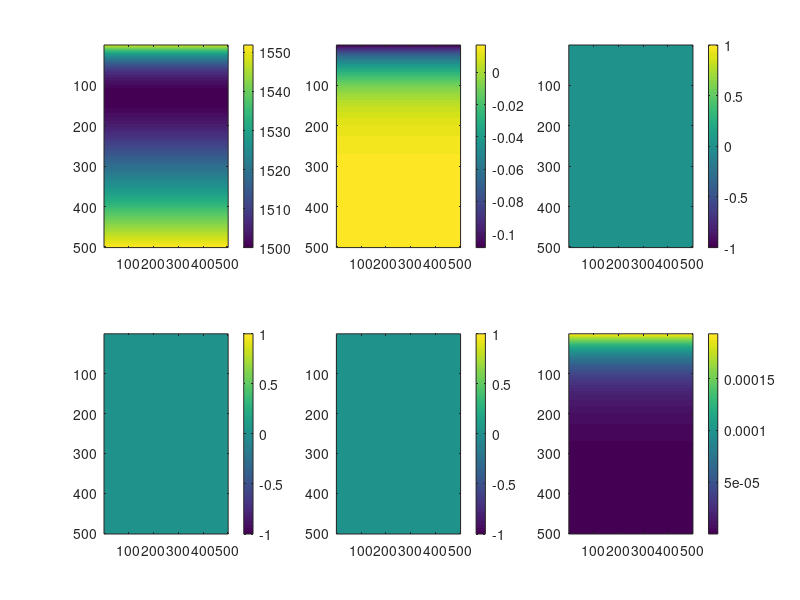
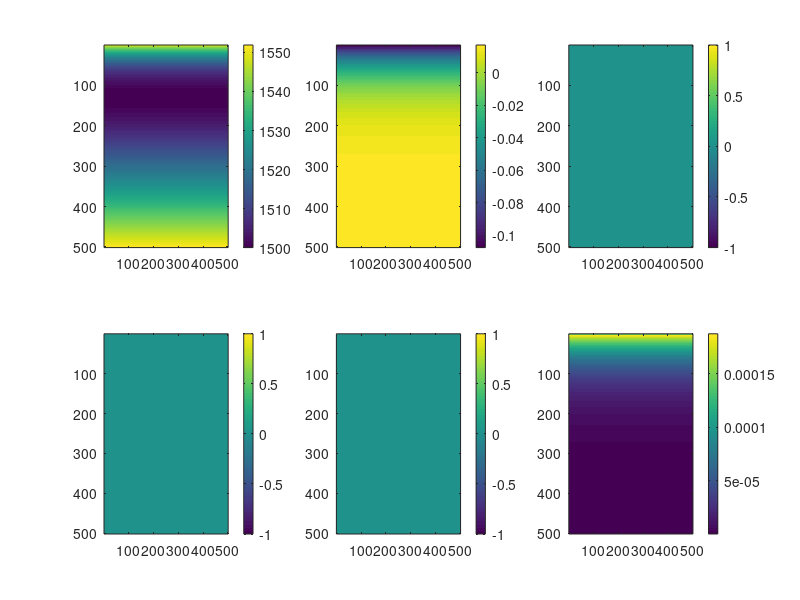

The MATLAB source for these figures, in order:


r = linspace( 0, 100000, 501 )';
z = linspace( 0,  5000,  501 )';
dr = r( 2 ) - r( 1 )
dz = z( 2 ) - z( 1 )

c0   = 1500.0;
coef = 0.00737;

DsDr = -500/100000;
DsDr = 0
'range independent !!!'

% pre-allocatd
c = zeros( length( z ), length( r ) );
cz = c;
cr = c;
czz = c;
crr = c;
crz = c;

% analytic derivatives

for ir = 1:length( r )
   sspaxis = 1300.0 + DsDr * r( ir );
   
   xt     =  2 * ( z - sspaxis ) / sspaxis;
   DxDz   =  2 / sspaxis;
   DxDr   = -2 * z / sspaxis^2 * DsDr;
   DxDrDz = -2 / sspaxis^2 * DsDr;
   DxDrDr =  4 * z / sspaxis^3 * DsDr^2;
   
   c(   :, ir )  = c0 * ( 1.0 + coef * ( xt - 1.0 + exp( -xt ) ) );
   cz(  :, ir )  = c0 * coef * ( 1 - exp( -xt ) ) .* DxDz;
   cr(  :, ir )  = c0 * coef * ( 1 - exp( -xt ) ) .* DxDr;
   czz( :, ir )  = c0 * coef * exp( -xt ) .* DxDz .^2;
   crz( :, ir )  = c0 * coef * ( exp( -xt ) .* DxDz .* DxDr + ( 1 - exp( -xt ) ) .* DxDrDz );
   crr( :, ir )  = c0 * coef * ( exp( -xt ) .* DxDr .^2     + ( 1 - exp( -xt ) ) .* DxDrDr );
end

figure;
subplot( 2, 3, 1 ); imagesc( c   ); colorbar
subplot( 2, 3, 2 ); imagesc( cz  ); colorbar
subplot( 2, 3, 3 ); imagesc( cr  ); colorbar
subplot( 2, 3, 4 ); imagesc( crr ); colorbar
subplot( 2, 3, 5 ); imagesc( crz ); colorbar
subplot( 2, 3, 6 ); imagesc( czz ); colorbar

% numerical derivatives

[ cr,  cz  ] = gradient( c,  dr, dz );
[ crr, crz ] = gradient( cr, dr, dz );
[ czr, czz ] = gradient( cz, dr, dz );

figure;
subplot( 2, 3, 1 ); imagesc( c   ); colorbar
subplot( 2, 3, 2 ); imagesc( cz  ); colorbar
subplot( 2, 3, 3 ); imagesc( cr  ); colorbar
subplot( 2, 3, 4 ); imagesc( crr ); colorbar
subplot( 2, 3, 5 ); imagesc( crz ); colorbar
subplot( 2, 3, 6 ); imagesc( czz ); colorbar

save sspgrid r z c cz cr crr crz czz
